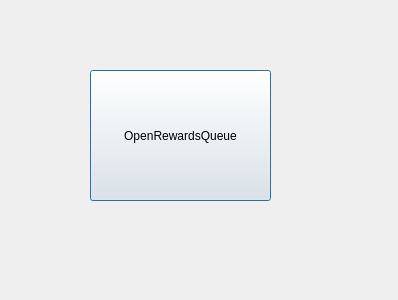
<?xml version="1.0" encoding="UTF-8"?>
<ui version="4.0">
 <class>RewardsTheaterSettings</class>
 <widget class="QDialog" name="RewardsTheaterSettings">
  <property name="geometry">
   <rect>
    <x>0</x>
    <y>0</y>
    <width>398</width>
    <height>300</height>
   </rect>
  </property>
  <property name="windowTitle">
   <string>RewardsTheater</string>
  </property>
  <widget class="QPushButton" name="pushButton">
   <property name="geometry">
    <rect>
     <x>90</x>
     <y>70</y>
     <width>181</width>
     <height>131</height>
    </rect>
   </property>
   <property name="text">
    <string>OpenRewardsQueue</string>
   </property>
  </widget>
 </widget>
 <resources/>
 <connections/>
</ui>
